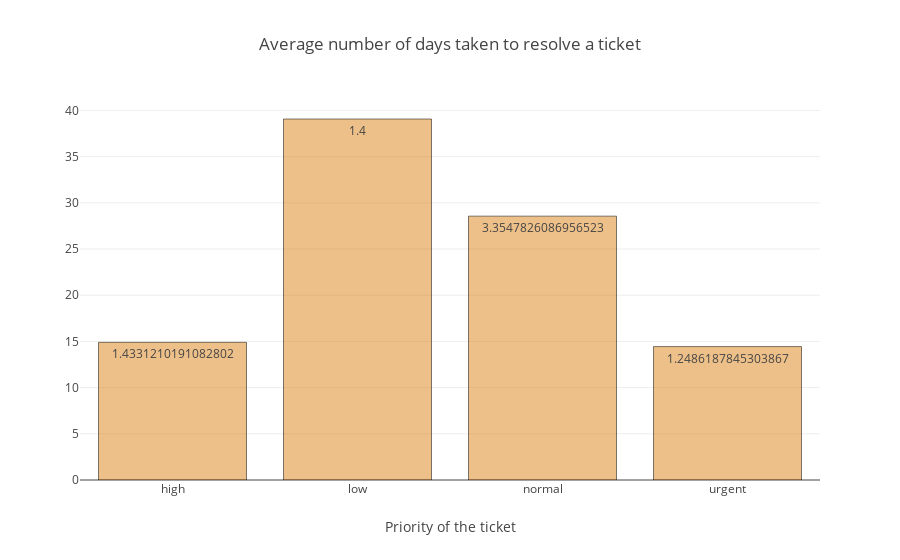

The code cell stored with this chart in its notebook:
### Code cell
trace4 = go.Bar(
                x = df7.ticket_prio,
                y = df7.average_length,
                name = "citations",
                marker = dict(color = 'rgba(222, 130, 20, 0.5)',
                             line=dict(color='rgb(0,0,0)',width=0.5)),
                text = df6.average_replies)

data = [trace4]
#layout = go.Layout(barmode = "group")
layout = dict(title = 'Average number of days taken to resolve a ticket',
              xaxis= dict(title= 'Priority of the ticket',ticklen= 0,zeroline= False)
             )
fig = go.Figure(data = data, layout = layout)
py.offline.iplot(fig)

### Figure 1 — Plotly figure (JSON) as saved in the notebook; plotly's stock layout.template omitted (floating-point values rounded to 4 significant figures)
{"data": [{"marker": {"color": "rgba(222, 130, 20, 0.5)", "line": {"color": "rgb(0,0,0)", "width": 0.5}}, "name": "citations", "text": [1.433, 1.4, 3.355, 1.249, 1.377, 3.844, 1.271, 1.314, 1.434, 3.874], "type": "bar", "uid": "ff3afc3f-4982-4745-ab7a-80c233a9665c", "x": ["high", "low", "normal", "urgent"], "y": [14.9, 39.07, 28.56, 14.44]}], "layout": {"title": "Average number of days taken to resolve a ticket", "xaxis": {"ticklen": 0, "title": "Priority of the ticket", "zeroline": false}}}
